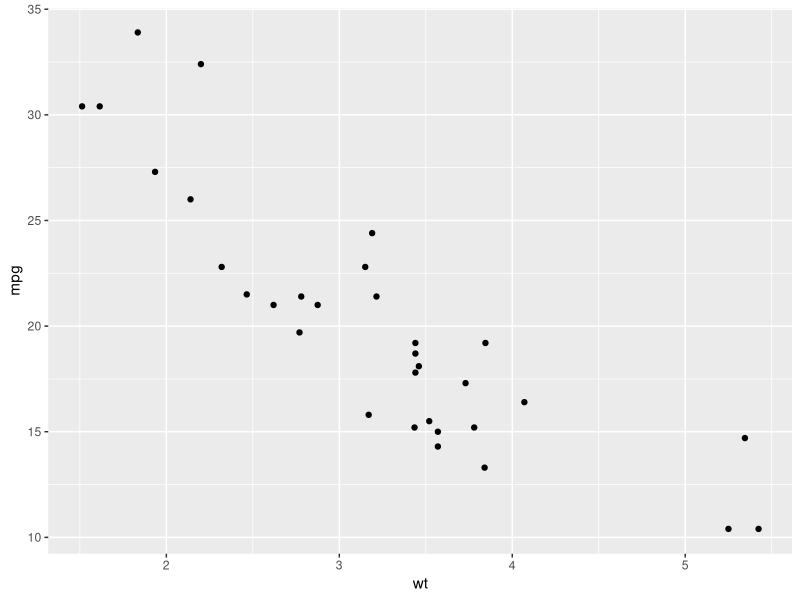
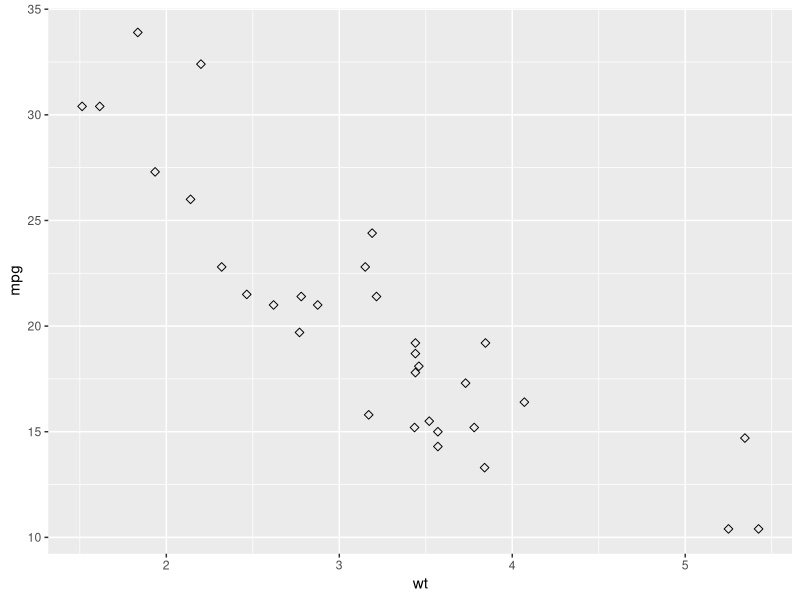
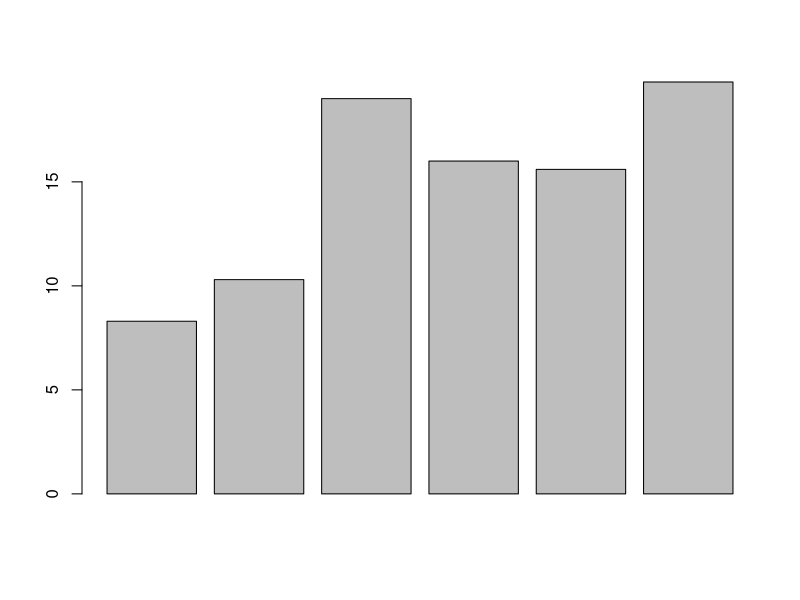

Generate these figures, in order, with R: (Note: this script raises an error after producing the figures.)

install.packages("ggplot2")
library(ggplot2)

#SCATTER PLOT
ggplot(mtcars, aes(x=wt, y=mpg)) + geom_point()
# Change the point size, and shape
ggplot(mtcars, aes(x=wt, y=mpg)) +
  geom_point(size=2, shape=23)

#barplot
ggplot(mtcars)+
  barplot(height=BOD$demand)

#histogram
ggplot(mtcars, aes(x=wt)) + geom_histogram()

#boxplot and dot plot
ggplot(mtcars,aes(x=wt,y=mpg))+geom_boxplot()+geom_dotplot(binaxis="y",stackdir = "center")

